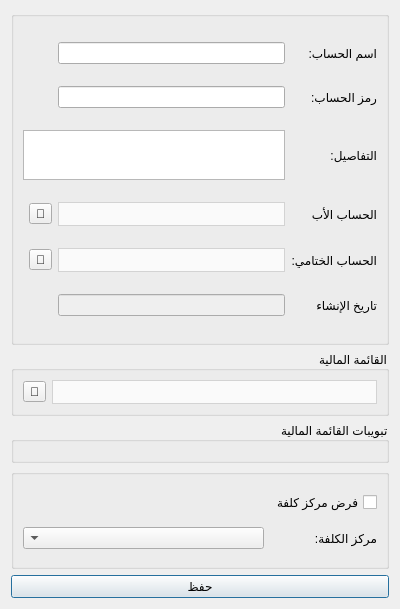
<?xml version="1.0" encoding="UTF-8"?>
<ui version="4.0">
 <class>AccountEdit</class>
 <widget class="QDialog" name="AccountEdit">
  <property name="geometry">
   <rect>
    <x>0</x>
    <y>0</y>
    <width>400</width>
    <height>609</height>
   </rect>
  </property>
  <property name="minimumSize">
   <size>
    <width>400</width>
    <height>300</height>
   </size>
  </property>
  <property name="maximumSize">
   <size>
    <width>1000</width>
    <height>1000</height>
   </size>
  </property>
  <property name="windowTitle">
   <string>تعديل معلومات الحساب</string>
  </property>
  <property name="layoutDirection">
   <enum>Qt::RightToLeft</enum>
  </property>
  <property name="styleSheet">
   <string notr="true"/>
  </property>
  <layout class="QGridLayout" name="gridLayout">
   <item row="0" column="0">
    <widget class="QGroupBox" name="groupBox">
     <property name="styleSheet">
      <string notr="true"/>
     </property>
     <property name="title">
      <string/>
     </property>
     <layout class="QGridLayout" name="gridLayout_2">
      <item row="3" column="0">
       <widget class="QLabel" name="label_2">
        <property name="text">
         <string>الحساب الأب</string>
        </property>
       </widget>
      </item>
      <item row="1" column="1">
       <widget class="QLineEdit" name="account_code_input"/>
      </item>
      <item row="4" column="0">
       <widget class="QLabel" name="label_5">
        <property name="text">
         <string>الحساب الختامي:</string>
        </property>
       </widget>
      </item>
      <item row="2" column="1" colspan="3">
       <widget class="QTextEdit" name="details_input">
        <property name="maximumSize">
         <size>
          <width>16777215</width>
          <height>50</height>
         </size>
        </property>
       </widget>
      </item>
      <item row="0" column="0">
       <widget class="QLabel" name="label">
        <property name="text">
         <string>اسم الحساب:</string>
        </property>
       </widget>
      </item>
      <item row="5" column="0">
       <widget class="QLabel" name="label_3">
        <property name="text">
         <string>تاريخ الإنشاء</string>
        </property>
       </widget>
      </item>
      <item row="2" column="0">
       <widget class="QLabel" name="label_4">
        <property name="text">
         <string>التفاصيل:</string>
        </property>
       </widget>
      </item>
      <item row="4" column="1">
       <widget class="QComboBox" name="final_account_combobox">
        <property name="styleSheet">
         <string notr="true">QComboBox {
        background-color: #fafafa;
        border: 1px solid lightgrey;		
		height: 22px;
		color: black;
    }
    QComboBox::drop-down {
        border: none;
    }</string>
        </property>
       </widget>
      </item>
      <item row="1" column="0">
       <widget class="QLabel" name="label_6">
        <property name="text">
         <string>رمز الحساب:</string>
        </property>
       </widget>
      </item>
      <item row="3" column="1">
       <widget class="QComboBox" name="parent_combobox">
        <property name="styleSheet">
         <string notr="true">QComboBox {
        background-color: #fafafa;
        border: 1px solid lightgrey;		
		height: 22px;
		color: black;
    }
    QComboBox::drop-down {
        border: none;
    }</string>
        </property>
       </widget>
      </item>
      <item row="0" column="1">
       <widget class="QLineEdit" name="name_input"/>
      </item>
      <item row="5" column="1">
       <widget class="QLineEdit" name="date_input">
        <property name="enabled">
         <bool>false</bool>
        </property>
       </widget>
      </item>
      <item row="3" column="2">
       <widget class="QToolButton" name="select_parent_account_btn">
        <property name="text">
         <string>🔎</string>
        </property>
       </widget>
      </item>
      <item row="4" column="2">
       <widget class="QToolButton" name="select_final_account_btn">
        <property name="text">
         <string>🔎</string>
        </property>
       </widget>
      </item>
     </layout>
    </widget>
   </item>
   <item row="1" column="0">
    <widget class="QGroupBox" name="groupBox_4">
     <property name="layoutDirection">
      <enum>Qt::RightToLeft</enum>
     </property>
     <property name="title">
      <string>القائمة المالية</string>
     </property>
     <layout class="QGridLayout" name="gridLayout_7">
      <item row="0" column="1">
       <widget class="QToolButton" name="select_financial_statement_btn">
        <property name="text">
         <string>🔎</string>
        </property>
       </widget>
      </item>
      <item row="0" column="0">
       <widget class="QComboBox" name="financial_statements_combobox">
        <property name="minimumSize">
         <size>
          <width>250</width>
          <height>0</height>
         </size>
        </property>
        <property name="styleSheet">
         <string notr="true">QComboBox {
        background-color: #fafafa;
        border: 1px solid lightgrey;		
		height: 22px;
		color: black;
    }
    QComboBox::drop-down {
        border: none;
    }</string>
        </property>
       </widget>
      </item>
     </layout>
    </widget>
   </item>
   <item row="2" column="0">
    <widget class="QGroupBox" name="groupBox_7">
     <property name="layoutDirection">
      <enum>Qt::RightToLeft</enum>
     </property>
     <property name="title">
      <string>تبويبات القائمة المالية</string>
     </property>
     <layout class="QGridLayout" name="gridLayout_9"/>
    </widget>
   </item>
   <item row="3" column="0">
    <widget class="QGroupBox" name="groupBox_5">
     <property name="minimumSize">
      <size>
       <width>0</width>
       <height>100</height>
      </size>
     </property>
     <property name="maximumSize">
      <size>
       <width>16777215</width>
       <height>500</height>
      </size>
     </property>
     <property name="layoutDirection">
      <enum>Qt::RightToLeft</enum>
     </property>
     <property name="title">
      <string/>
     </property>
     <layout class="QGridLayout" name="gridLayout_4">
      <item row="1" column="1">
       <widget class="QLabel" name="label_20">
        <property name="maximumSize">
         <size>
          <width>80</width>
          <height>16777215</height>
         </size>
        </property>
        <property name="text">
         <string>مركز الكلفة:</string>
        </property>
       </widget>
      </item>
      <item row="0" column="1">
       <widget class="QCheckBox" name="force_cost_center_checkbox">
        <property name="text">
         <string>فرض مركز كلفة</string>
        </property>
       </widget>
      </item>
      <item row="1" column="2">
       <widget class="QComboBox" name="cost_center_combobox"/>
      </item>
     </layout>
    </widget>
   </item>
   <item row="4" column="0">
    <widget class="QPushButton" name="save_btn">
     <property name="text">
      <string>حفظ</string>
     </property>
    </widget>
   </item>
  </layout>
 </widget>
 <resources/>
 <connections/>
</ui>
